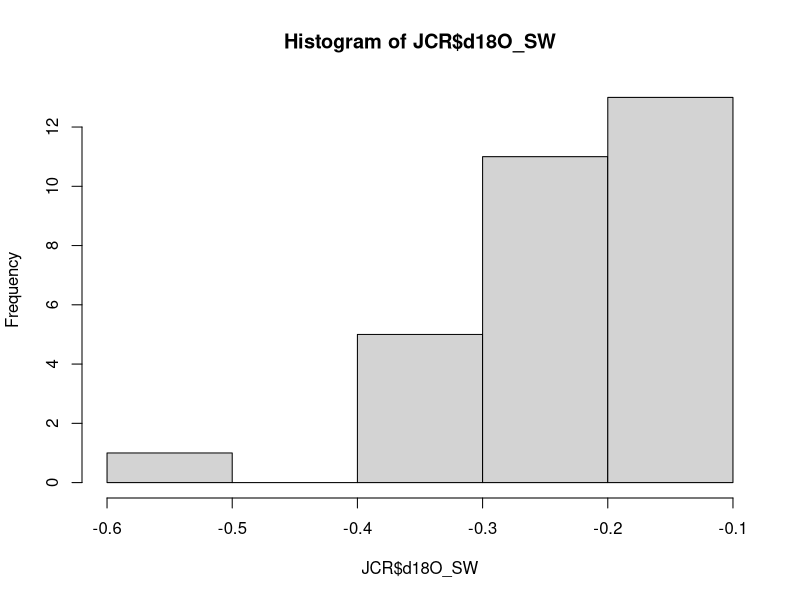

Generate this figure with R: (Note: this script raises an error after producing the figure.)
#### d18O Calculation ####

library(tidyverse)

JCR <- read.csv("Data/JCR_Station_Dat.csv")
glimpse(JCR)

0.24* 33 - 8.45

#### Calculate d18O_SW ####

# Values from LeGrande & Schmidt 2006 - Southern Ocean

a <- -8.45
b <- 0.24

JCR$d18O_SW <- a + b*JCR$Salinity

hist(JCR$d18O_SW)

# Write into file

write.csv(JCR, "Data/JCR_Station_Dat.csv", row.names = F)
